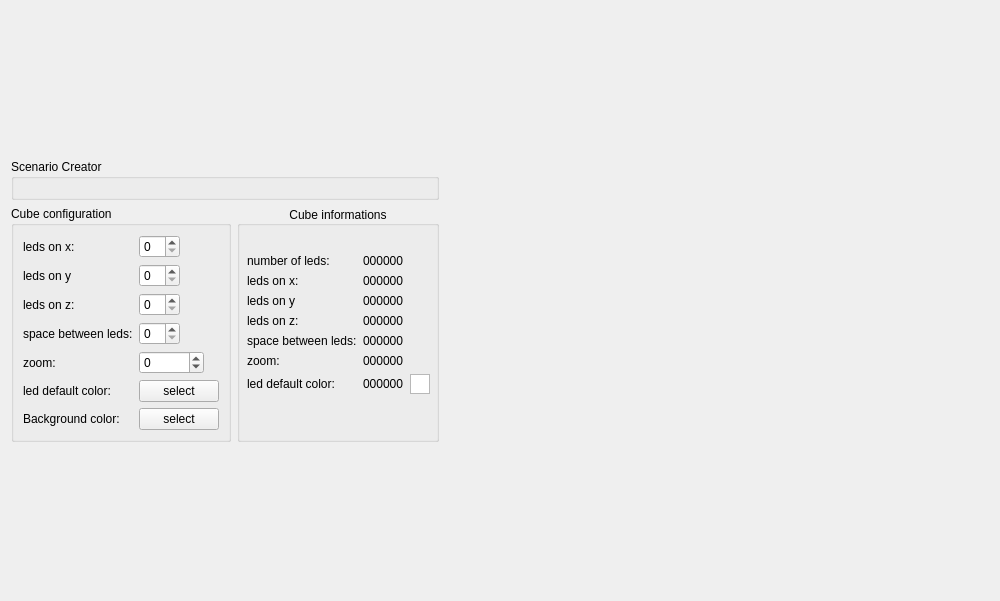
<?xml version="1.0" encoding="UTF-8"?>
<ui version="4.0">
 <class>ledCube</class>
 <widget class="QWidget" name="ledCube">
  <property name="geometry">
   <rect>
    <x>0</x>
    <y>0</y>
    <width>1000</width>
    <height>601</height>
   </rect>
  </property>
  <property name="windowTitle">
   <string>Form</string>
  </property>
  <layout class="QHBoxLayout" name="horizontalLayout_2">
   <item>
    <layout class="QVBoxLayout" name="verticalLayout_2">
     <item>
      <spacer name="verticalSpacer_2">
       <property name="orientation">
        <enum>Qt::Vertical</enum>
       </property>
       <property name="sizeHint" stdset="0">
        <size>
         <width>20</width>
         <height>40</height>
        </size>
       </property>
      </spacer>
     </item>
     <item>
      <widget class="QGroupBox" name="groupBox">
       <property name="title">
        <string>Scenario Creator</string>
       </property>
       <layout class="QVBoxLayout" name="verticalLayout">
        <item>
         <widget class="scenarioCreator" name="wdgScenarioCreator" native="true">
          <zorder>wdgLedCube</zorder>
         </widget>
        </item>
       </layout>
      </widget>
     </item>
     <item>
      <layout class="QHBoxLayout" name="horizontalLayout">
       <item>
        <widget class="QGroupBox" name="groupBox_4">
         <property name="title">
          <string>Cube configuration</string>
         </property>
         <layout class="QFormLayout" name="formLayout_2">
          <property name="fieldGrowthPolicy">
           <enum>QFormLayout::ExpandingFieldsGrow</enum>
          </property>
          <item row="0" column="0">
           <widget class="QLabel" name="label_3">
            <property name="text">
             <string>leds on x: </string>
            </property>
           </widget>
          </item>
          <item row="0" column="1">
           <widget class="QSpinBox" name="sBx_ledX"/>
          </item>
          <item row="1" column="0">
           <widget class="QLabel" name="label_9">
            <property name="text">
             <string>leds on y </string>
            </property>
           </widget>
          </item>
          <item row="1" column="1">
           <widget class="QSpinBox" name="sBx_ledY"/>
          </item>
          <item row="2" column="0">
           <widget class="QLabel" name="label_10">
            <property name="text">
             <string>leds on z: </string>
            </property>
           </widget>
          </item>
          <item row="2" column="1">
           <widget class="QSpinBox" name="sBx_ledZ"/>
          </item>
          <item row="3" column="0">
           <widget class="QLabel" name="label_12">
            <property name="text">
             <string>space between leds:</string>
            </property>
           </widget>
          </item>
          <item row="3" column="1">
           <widget class="QSpinBox" name="sBx_spacing"/>
          </item>
          <item row="4" column="0">
           <widget class="QLabel" name="label_13">
            <property name="text">
             <string>zoom: </string>
            </property>
           </widget>
          </item>
          <item row="4" column="1">
           <widget class="QSpinBox" name="sBx_zoom">
            <property name="minimum">
             <number>-10000</number>
            </property>
            <property name="maximum">
             <number>10000</number>
            </property>
            <property name="singleStep">
             <number>5</number>
            </property>
           </widget>
          </item>
          <item row="5" column="0">
           <widget class="QLabel" name="label_14">
            <property name="text">
             <string>led default color: </string>
            </property>
           </widget>
          </item>
          <item row="5" column="1">
           <widget class="QPushButton" name="bt_defaultColor">
            <property name="text">
             <string>select</string>
            </property>
           </widget>
          </item>
          <item row="6" column="1">
           <widget class="QPushButton" name="bt_backColor">
            <property name="text">
             <string>select</string>
            </property>
           </widget>
          </item>
          <item row="6" column="0">
           <widget class="QLabel" name="label_11">
            <property name="text">
             <string>Background color: </string>
            </property>
           </widget>
          </item>
         </layout>
        </widget>
       </item>
       <item>
        <widget class="QGroupBox" name="groupBox_3">
         <property name="title">
          <string>Cube informations</string>
         </property>
         <property name="alignment">
          <set>Qt::AlignCenter</set>
         </property>
         <property name="flat">
          <bool>false</bool>
         </property>
         <layout class="QFormLayout" name="formLayout">
          <property name="fieldGrowthPolicy">
           <enum>QFormLayout::ExpandingFieldsGrow</enum>
          </property>
          <property name="formAlignment">
           <set>Qt::AlignHCenter|Qt::AlignTop</set>
          </property>
          <property name="horizontalSpacing">
           <number>-1</number>
          </property>
          <property name="verticalSpacing">
           <number>-1</number>
          </property>
          <property name="leftMargin">
           <number>4</number>
          </property>
          <property name="topMargin">
           <number>28</number>
          </property>
          <item row="0" column="0">
           <widget class="QLabel" name="label">
            <property name="text">
             <string>number of leds: </string>
            </property>
           </widget>
          </item>
          <item row="0" column="1">
           <widget class="QLabel" name="lbl_nbLed">
            <property name="text">
             <string>000000</string>
            </property>
           </widget>
          </item>
          <item row="2" column="0">
           <widget class="QLabel" name="label_2">
            <property name="text">
             <string>leds on x: </string>
            </property>
           </widget>
          </item>
          <item row="2" column="1">
           <widget class="QLabel" name="lbl_ledX">
            <property name="text">
             <string>000000</string>
            </property>
           </widget>
          </item>
          <item row="3" column="0">
           <widget class="QLabel" name="label_4">
            <property name="text">
             <string>leds on y </string>
            </property>
           </widget>
          </item>
          <item row="3" column="1">
           <widget class="QLabel" name="lbl_ledY">
            <property name="text">
             <string>000000</string>
            </property>
           </widget>
          </item>
          <item row="4" column="0">
           <widget class="QLabel" name="label_5">
            <property name="text">
             <string>leds on z: </string>
            </property>
           </widget>
          </item>
          <item row="4" column="1">
           <widget class="QLabel" name="lbl_ledZ">
            <property name="text">
             <string>000000</string>
            </property>
           </widget>
          </item>
          <item row="6" column="0">
           <widget class="QLabel" name="label_6">
            <property name="text">
             <string>space between leds:</string>
            </property>
           </widget>
          </item>
          <item row="6" column="1">
           <widget class="QLabel" name="lbl_spacing">
            <property name="text">
             <string>000000</string>
            </property>
           </widget>
          </item>
          <item row="8" column="0">
           <widget class="QLabel" name="label_7">
            <property name="text">
             <string>zoom: </string>
            </property>
           </widget>
          </item>
          <item row="8" column="1">
           <widget class="QLabel" name="lbl_zoom">
            <property name="text">
             <string>000000</string>
            </property>
           </widget>
          </item>
          <item row="9" column="0">
           <widget class="QLabel" name="label_8">
            <property name="text">
             <string>led default color: </string>
            </property>
           </widget>
          </item>
          <item row="9" column="1">
           <layout class="QHBoxLayout" name="horizontalLayout_3">
            <item>
             <widget class="QLabel" name="lbl_defaultColor">
              <property name="text">
               <string>000000</string>
              </property>
             </widget>
            </item>
            <item>
             <widget class="QGraphicsView" name="graphicsView">
              <property name="sizePolicy">
               <sizepolicy hsizetype="Fixed" vsizetype="Fixed">
                <horstretch>0</horstretch>
                <verstretch>0</verstretch>
               </sizepolicy>
              </property>
              <property name="maximumSize">
               <size>
                <width>20</width>
                <height>20</height>
               </size>
              </property>
             </widget>
            </item>
           </layout>
          </item>
         </layout>
        </widget>
       </item>
      </layout>
     </item>
     <item>
      <spacer name="verticalSpacer">
       <property name="orientation">
        <enum>Qt::Vertical</enum>
       </property>
       <property name="sizeHint" stdset="0">
        <size>
         <width>20</width>
         <height>40</height>
        </size>
       </property>
      </spacer>
     </item>
    </layout>
   </item>
   <item>
    <widget class="LedsSimulator" name="wdgLedCube" native="true">
     <property name="sizePolicy">
      <sizepolicy hsizetype="MinimumExpanding" vsizetype="MinimumExpanding">
       <horstretch>0</horstretch>
       <verstretch>0</verstretch>
      </sizepolicy>
     </property>
     <zorder>groupBox</zorder>
     <zorder>groupBox_3</zorder>
    </widget>
   </item>
  </layout>
 </widget>
 <customwidgets>
  <customwidget>
   <class>LedsSimulator</class>
   <extends>QWidget</extends>
   <header>LedsSimulator.h</header>
   <container>1</container>
  </customwidget>
  <customwidget>
   <class>scenarioCreator</class>
   <extends>QWidget</extends>
   <header>scenarioCreator.h</header>
   <container>1</container>
  </customwidget>
 </customwidgets>
 <resources/>
 <connections/>
</ui>
